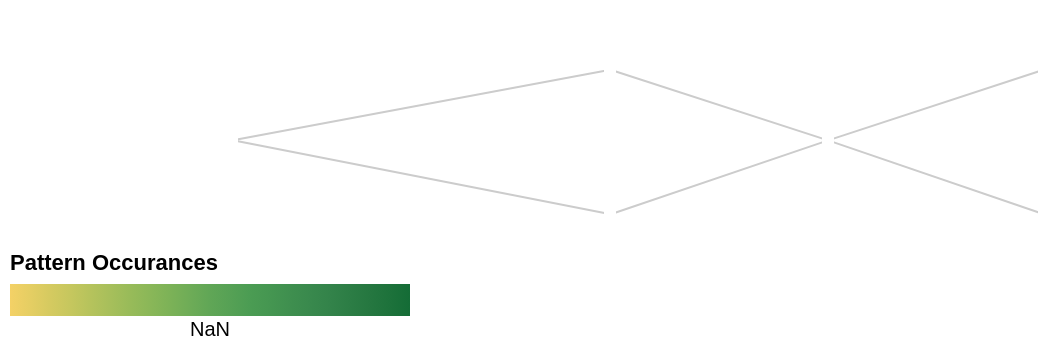

Write the Vega-Lite specification saved for this chart.
### Vega specification from a JSON file in a GitHub repository (floating-point values rounded to 4 significant figures)
{"$schema": "https://vega.github.io/schema/vega/v5.json", "width": 530, "height": 175, "padding": 5, "autosize": {"type": "fit", "resize": true, "contains": "padding"}, "scales": [{"name": "scale_x", "type": "linear", "domain": {"data": "measured", "fields": ["right_x", "left_x"]}, "range": [0, {"signal": "width"}]}, {"name": "scale_y", "domain": {"data": "measured", "fields": ["bottom_y", "top_y"]}, "range": [0, {"signal": "height"}]}, {"name": "font_color", "type": "linear", "domain": {"data": "base", "field": "count"}, "range": {"scheme": "goldgreen"}}, {"name": "font_size", "type": "linear", "domain": {"data": "base", "field": "count"}, "range": [12, 25]}], "legends": [{"type": "gradient", "fill": "font_color", "direction": "horizontal", "orient": "bottom", "title": "Pattern Occurances", "tickCount": 5}], "marks": [{"name": "links_lines", "type": "rule", "from": {"data": "link_paths"}, "encode": {"enter": {"x": {"field": "sourceX"}, "y": {"field": "sourceY"}, "x2": {"field": "targetX"}, "y2": {"field": "targetY"}, "stroke": {"value": "#ccc"}}}}, {"name": "labels", "zindex": 1, "type": "text", "from": {"data": "graph"}, "encode": {"enter": {"text": {"field": "label"}, "font": {"value": "Arial"}, "fontSize": {"field": "count", "scale": "font_size"}, "baseline": {"value": "middle"}, "align": {"value": "center"}, "fill": {"field": "count", "scale": "font_color"}, "x1": {"field": "x1"}, "y1": {"field": "y1"}, "x2": {"field": "x2"}, "y2": {"field": "y2"}}}}, {"name": "label_mask", "zindex": 0, "type": "rect", "from": {"data": "labels"}, "encode": {"enter": {"x": {"field": "bounds.x1", "round": true, "offset": -3}, "x2": {"field": "bounds.x2", "round": true, "offset": 3}, "y": {"field": "bounds.y1", "round": true, "offset": -3}, "y2": {"field": "bounds.y2", "round": true, "offset": 3}, "opacity": {"value": 1}, "fill": {"value": "white"}}}}], "data": [{"name": "base", "values": [{"x": 102.5, "y": 39.0, "width": 2.847, "height": 0.5, "value": "trace distributedhdbscanmstnnt", "fontcolor": "#3182bd", "fontsize": 18, "id": "trace_1 distributedhdbscanmstnnt_1"}, {"x": 279.5, "y": 61.0, "width": 1.069, "height": 0.5, "value": "generated", "fontcolor": "#3182bd", "fontsize": 18, "id": "generated_1"}, {"x": 279.5, "y": 18.0, "width": 0.7917, "height": 0.5, "value": "search", "fontcolor": "#3182bd", "fontsize": 18, "id": "search_1"}, {"x": 381.0, "y": 39.0, "width": 0.75, "height": 0.5, "value": "chunk", "fontcolor": "#3182bd", "fontsize": 18, "id": "chunk_1"}, {"x": 481.5, "y": 61.0, "width": 1.042, "height": 0.5, "value": "in ranks 8", "fontcolor": "#3182bd", "fontsize": 18, "id": "in_1 ranks_1 8_1"}, {"x": 481.5, "y": 18.0, "width": 0.75, "height": 0.5, "value": "0 for", "fontcolor": "#3182bd", "fontsize": 18, "id": "0_1 for_1"}]}, {"name": "links", "values": [{"source": "trace_1 distributedhdbscanmstnnt_1", "target": "generated_1"}, {"source": "trace_1 distributedhdbscanmstnnt_1", "target": "search_1"}, {"source": "generated_1", "target": "chunk_1"}, {"source": "search_1", "target": "chunk_1"}, {"source": "chunk_1", "target": "in_1 ranks_1 8_1"}, {"source": "chunk_1", "target": "0_1 for_1"}]}, {"name": "measured", "source": "base", "transform": [{"type": "formula", "as": "top_y", "expr": "datum.y+datum.height/2"}, {"type": "formula", "as": "bottom_y", "expr": "datum.y-datum.height/2"}, {"type": "formula", "as": "right_x", "expr": "datum.x+datum.width/2"}, {"type": "formula", "as": "left_x", "expr": "datum.x-datum.width/2"}]}, {"name": "graph", "source": "measured", "transform": [{"type": "formula", "as": "x1", "expr": "scale('scale_x', datum.left_x)"}, {"type": "formula", "as": "y1", "expr": "scale('scale_y', datum.top_y)"}, {"type": "formula", "as": "x2", "expr": "scale('scale_x', datum.right_x)"}, {"type": "formula", "as": "y2", "expr": "scale('scale_y', datum.bottom_y)"}]}, {"name": "link_paths", "source": "links", "transform": [{"type": "lookup", "from": "graph", "key": "id", "values": ["x2", "y2"], "as": ["sourceX", "sourceY"], "fields": ["source"]}, {"type": "lookup", "from": "graph", "key": "id", "values": ["x2", "y2"], "as": ["targetX", "targetY"], "fields": ["target"]}, {"type": "linkpath", "sourceX": "sourceX", "sourceY": "sourceY", "targetX": "targetY", "targetY": "targetY", "orient": "horizontal", "shape": "line"}]}]}
